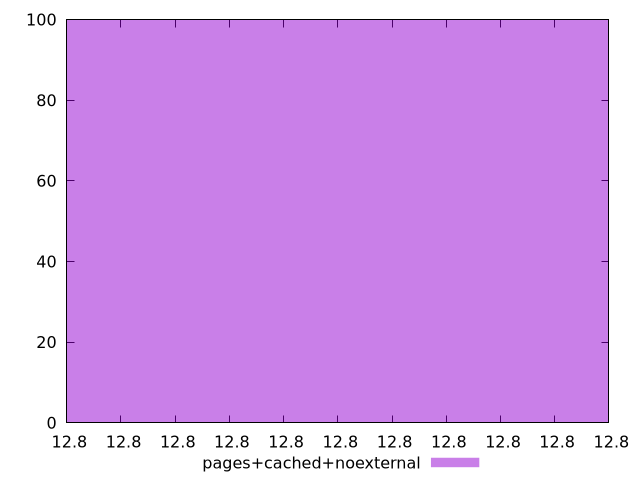

Reproduce this figure in gnuplot.
$_pagesCachedNoexternal <<EOF
12.80000000000001 100
EOF
set key outside below
set terminal pngcairo
set output "report_00004_2020-11-02T20-21-41.718Z/estimated-input-latency/pages+cached+noexternal//raw_hist.png"
set yrange [0:100]
set boxwidth 1.7983939046234355e-14
set style fill transparent solid 0.5 noborder
plot $_pagesCachedNoexternal title "pages+cached+noexternal" with boxes ,
